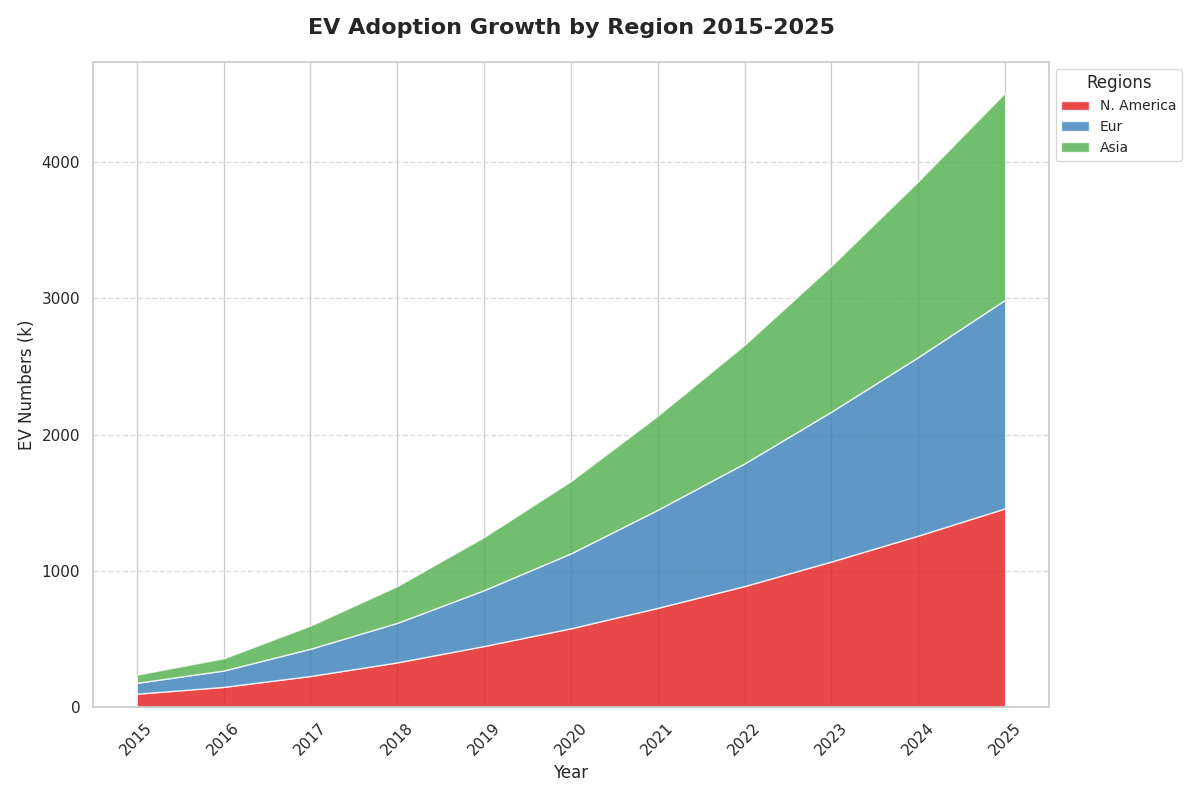

Write Python code to recreate this figure.
import matplotlib.pyplot as plt
import numpy as np

years = np.arange(2015, 2026)

north_america = [100, 150, 230, 330, 450, 580, 730, 890, 1070, 1260, 1460]
europe = [80, 120, 200, 290, 410, 550, 720, 900, 1100, 1310, 1530]
asia = [60, 90, 170, 270, 390, 530, 690, 870, 1070, 1290, 1520]

data = np.vstack([north_america, europe, asia])

fig, ax = plt.subplots(figsize=(12, 8))

ax.stackplot(years, data, labels=['N. America', 'Eur', 'Asia'],
             colors=['#e41a1c', '#377eb8', '#4daf4a'], alpha=0.8)

ax.set_title('EV Adoption Growth by Region 2015-2025', fontsize=16, fontweight='bold', pad=20)
ax.set_xlabel('Year', fontsize=12)
ax.set_ylabel('EV Numbers (k)', fontsize=12)

ax.legend(loc='upper left', title='Regions', fontsize=10, bbox_to_anchor=(1, 1))

ax.grid(axis='y', linestyle='--', alpha=0.7)

plt.xticks(years, rotation=45)

plt.tight_layout()

plt.show()
